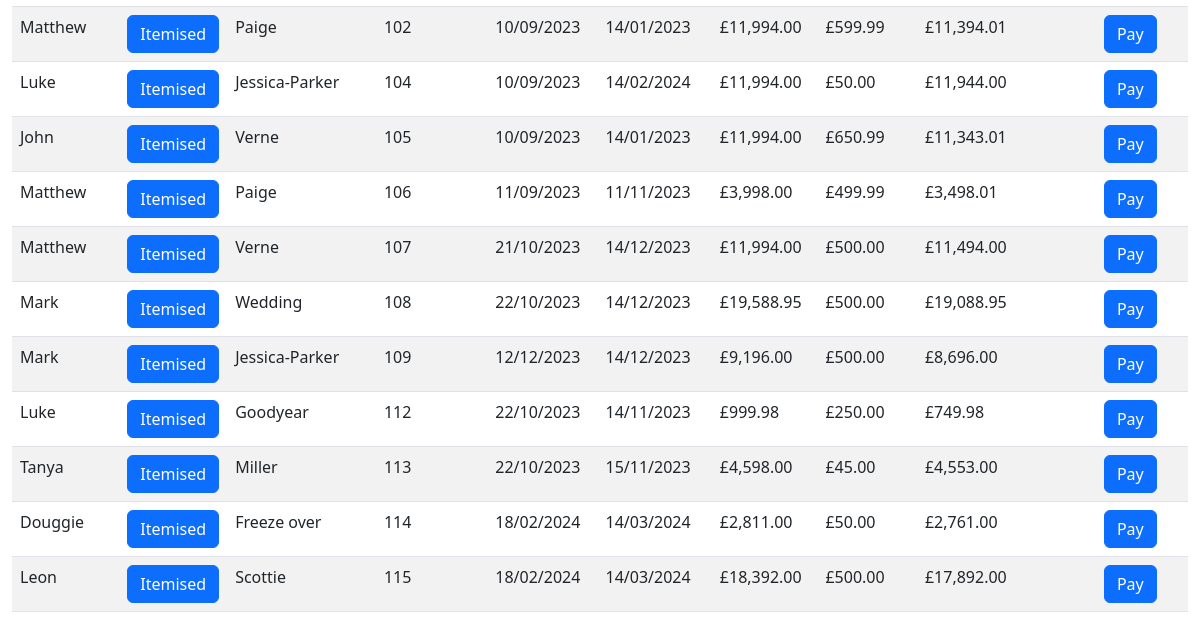
The app's page /open_orders (lower part), older data.
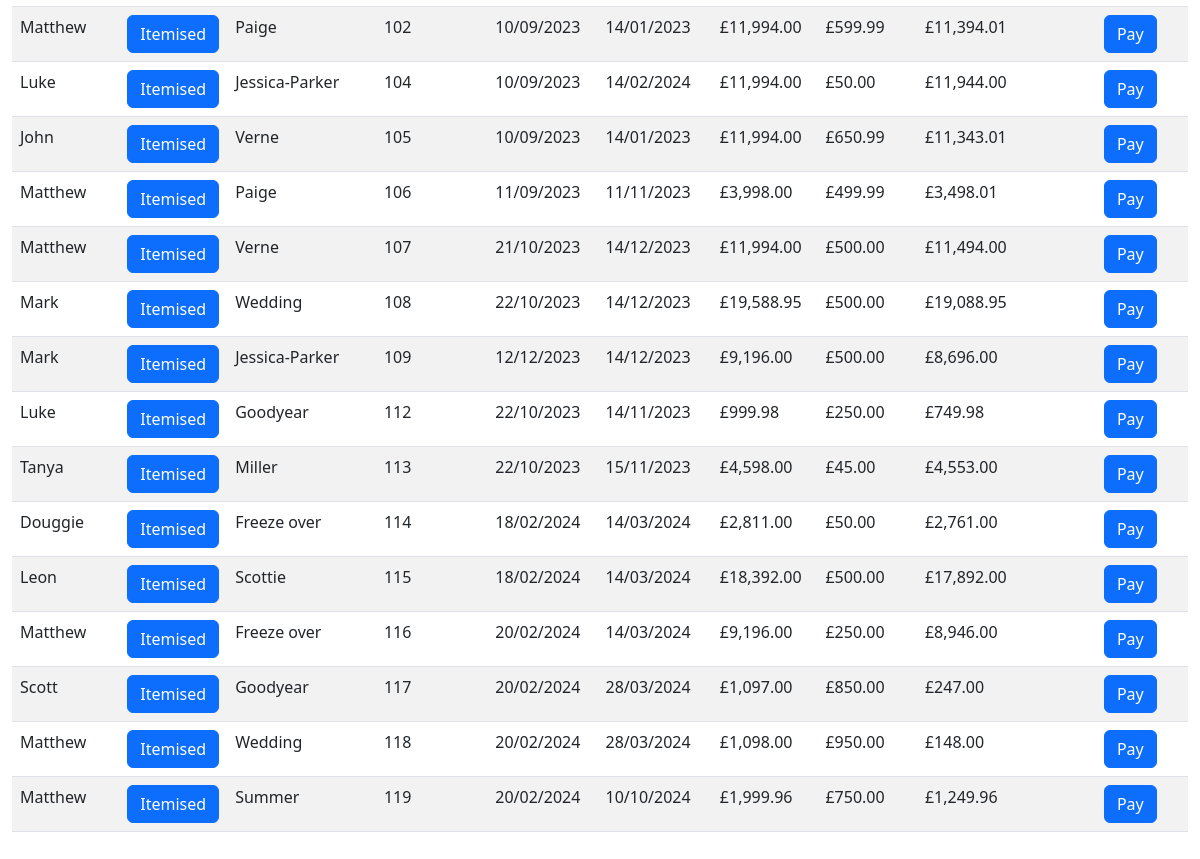
The same page, newer data.
### tables this page shows
CREATE TABLE orders(order_id INTEGER PRIMARY KEY AUTOINCREMENT NOT NULL,  cust_id INTEGER, order_no INTEGER, item_id INTEGER, staff_member TEXT, order_date DATETIME, completion TEXT, delivery_date DATETIME, colour_finish TEXT, extra_details TEXT, selling_price DECIMAL, del_col_take TEXT , quantity INTEGER, balance DECIMAL, deposit DECIMAL);

### app.py (the view)
@app.route("/open_orders", methods=["GET", "POST"])
def open_orders():
    if request.method == "POST":
        order_no = request.form.get("order_no")
        current = db.execute("SELECT * FROM orders WHERE order_id = (?);", order_no)
        for row in current:
            customer_id = row["cust_id"]
            staff_member = row["staff_member"]
            order_date = row["order_date"]
            item_id = row["item_id"]
        db.execute("INSERT INTO current_order(cust_id, staff_member, order_date, item_id, order_number) VALUES (?, ?, ?, ?, ?);", customer_id,  staff_member, order_date, item_id, order_no)
        return render_template("stock_list.html", order_no = order_no)
    else:
        ord_detail = db.execute("select orders.staff_member, orders.cust_id, last_name, order_id,orders.order_date, orders.deposit, completion, orders.delivery_date, balance, total_cost from orders JOIN customers on orders.cust_id = customers.id JOIN current_order ON current_order.order_number = orders.order_id GROUP BY order_id;")
        return render_template("open_orders.html", ord_detail = ord_detail)

### app.py (called while the page is built)
@app.after_request
def after_request(response):
    response.headers["Cache-Control"] = "no-cache, no-store, must-revalidate"
    response.headers["Expires"] = 0
    response.headers["Pragma"] = "no-cache"
    return response

### extras.py (called while the page is built)
def GBP(value):
    return f"£{value:,.2f}"

### templates/open_orders.html (shortened to what this page needs)
{% extends "layout.html" %}
{% block main %}
<div class="section">
    <table class="table table-striped">
        <tbody>
            {% for row in ord_detail %}
            <tr>
                <td class="text-start">{{ row["staff_member"] }}</td>
                <form action="/show_content" method="POST">
                    <td><input type="hidden" name="order_no" VALUE="{{ row['order_id'] }}"><button class="btn btn-primary" type="submit">Itemised</button></td>
                </form>
                <td class="text-start">{{ row["last_name"] }}</td>
                <td class="text-start">{{ row["order_id"] }}</td>
                <td class="text-start">{{ row["order_date"] }}</td>
                <td class="text-start">{{ row["delivery_date"] }}</td>
                <td class="text-start">{{ row["total_cost"] |GBP }}</td>
                <td class="text-start">{{ row["deposit"] |GBP }}</td>
                <td class="text-start">{{ (row["total_cost"] - row["deposit"]) |GBP }}</td>
                <form action="/payments" method="POST">
                    <td><input type="hidden" name="order_no" VALUE="{{ row['order_id'] }}"><button class="btn btn-primary" type="submit">Pay</button></td>
                </form>
                {% endfor %}
            </tr>
        </tbody>
    </table>
</div>
{% endblock %}

### templates/layout.html (shortened to what this page needs)
<!doctype html>
<html lang="en">
  <head>
    <link href="https://cdn.jsdelivr.net/npm/bootstrap@5.3.0/dist/css/bootstrap.min.css" rel="stylesheet">
    <link href="/static/styles.css" rel="stylesheet">
  </head>
  <body>
      <main class="container-fluid py-5 text-center">
        {% block main %}{% endblock %}
      </main>
  </body>

Row changes from the older to the newer data that the page shows:
added orders: staff_member "Matthew", last_name "Freeze over", order_id "116", order_date "20/02/2024", delivery_date "14/03/2024", total_cost|GBP "£9,196.00", deposit|GBP "£250.00", (row['total_cost']-row['deposit'])|GBP "£8,946.00"
added orders: staff_member "Scott", last_name "Goodyear", order_id "117", order_date "20/02/2024", delivery_date "28/03/2024", total_cost|GBP "£1,097.00", deposit|GBP "£850.00", (row['total_cost']-row['deposit'])|GBP "£247.00"
added orders: staff_member "Matthew", last_name "Wedding", order_id "118", order_date "20/02/2024", delivery_date "28/03/2024", total_cost|GBP "£1,098.00", deposit|GBP "£950.00", (row['total_cost']-row['deposit'])|GBP "£148.00"
added orders: staff_member "Matthew", last_name "Summer", order_id "119", order_date "20/02/2024", delivery_date "10/10/2024", total_cost|GBP "£1,999.96", deposit|GBP "£750.00", (row['total_cost']-row['deposit'])|GBP "£1,249.96"
